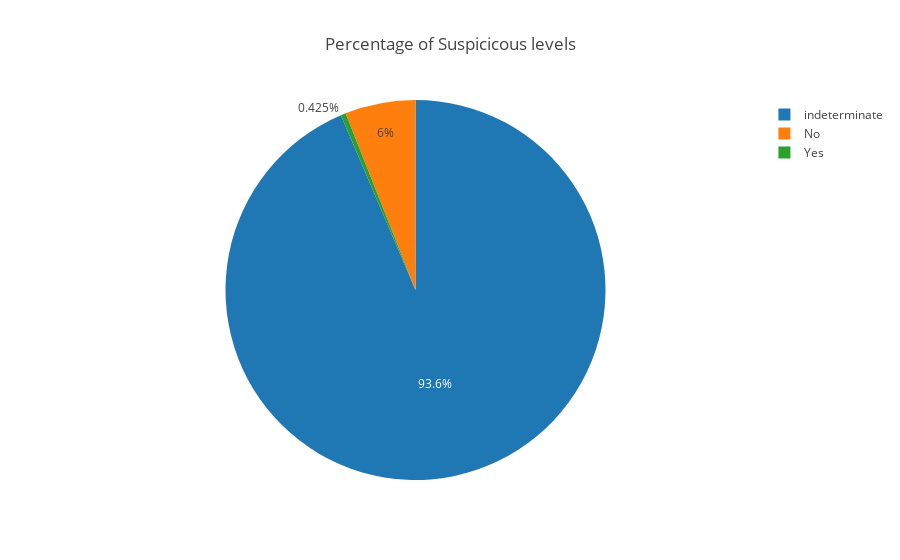

The cell this chart's notebook holds for it:
### Markdown cell above
### Distribution of Target Column

### Code cell
d_temp=data.Suspicious.value_counts()
trace = go.Pie(values=d_temp,labels=d_temp.index)

layout = go.Layout(title = 'Percentage of Suspicicous levels')
data1 = [trace]
fig = go.Figure(data= data1,layout=layout)
iplot(fig)

### Figure 1 — Plotly figure (JSON) as saved in the notebook; plotly's stock layout.template omitted (floating-point values rounded to 4 significant figures)
{"data": [{"labels": ["indeterminate", "No", "Yes"], "type": "pie", "uid": "c3359d8a-7ad0-4450-8e63-b342d3df4622", "values": [39846, 2555, 181]}], "layout": {"title": {"text": "Percentage of Suspicicous levels"}}}
